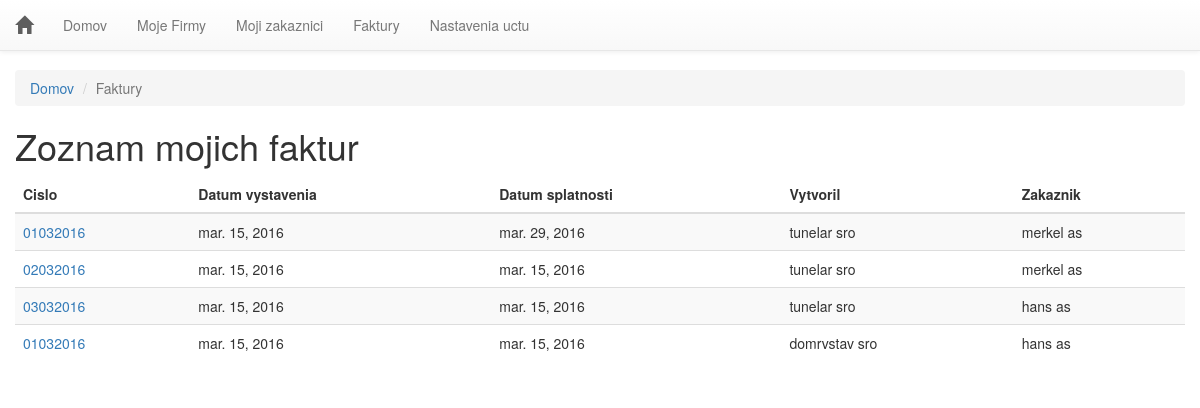
The page /faktury/ (signed in) on the database as committed earlier.
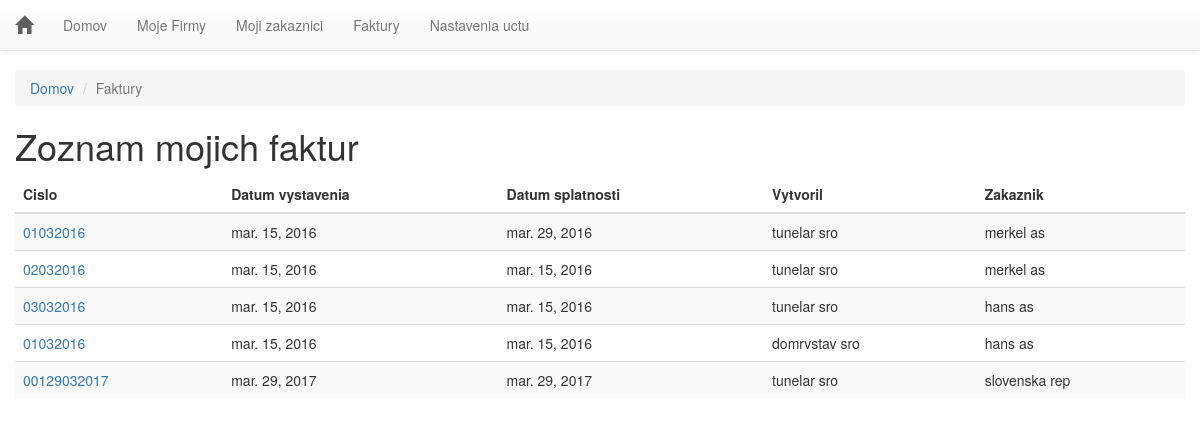
The same page on the database as committed later.
### invoice/models.py (models this page shows, shortened)
class Faktura(models.Model):
	id = models.AutoField(primary_key=True)
	db_uuid = models.UUIDField(unique=True, default=uuid.uuid4, editable=False)
	owner = models.ForeignKey(Login, blank=False)
	creator = models.ForeignKey(Firma, blank=False)
	created_for = models.ForeignKey(Zakaznik, blank=False)
	cislo_faktury = models.CharField(blank=False, max_length=150)
	datum_vystavenia = models.DateField(blank=False)
	datum_splatnosti = models.DateField(blank=False)
	datum_dodania = models.DateField(blank=False)
	konstantny_symbol = models.CharField(blank=False, max_length=150)
	doprava = models.CharField(blank=True, max_length=150)
	komentar = models.TextField(max_length=3000)

class Firma(models.Model):
	id = models.AutoField(primary_key=True)
	db_uuid = models.UUIDField(unique=True, default=uuid.uuid4, editable=False)
	creator = models.ForeignKey(Login, blank=False)
	nazov = models.CharField(blank=False, max_length=200)
	meno = models.CharField(blank=False, max_length=50)
	priezvisko = models.CharField(blank=False, max_length=50)
	ico = models.CharField(blank=False, max_length=50)
	dic = models.CharField(blank=False, max_length=50)
	banka = models.CharField(blank=False, max_length=100)
	alphanumeric = RegexValidator(r'^[0-9a-zA-Z]*$', 'Zadajte cislo vo formate IBAN')
	cislo_uctu = models.CharField(blank=False, max_length=24, validators=[alphanumeric])
	banky=(
		('', 'vyberte'),
		('SUBASKBX', 'Všeobecná úverová banka, a. s.'),
		('GIBASKBX', 'Slovenská sporiteľňa, a. s.'),
		('TATRSKBX', 'Tatra banka, a. s.'),
		('BREXSKBX', 'MBANK – BRE Bank SA, pobočka zahraničnej banky mBank v SR'),
		('UNCRSKBX', 'UniCredit Bank Czech Republic and Slovakia, a. s., pobočka zahr. banky'),
		('CEKOSKBX', 'ČSOB – Československá obchodná banka, a.s.'),
	)
	cislo_swift = models.CharField(max_length=8,choices=banky,default='', blank=False)
	platca_DPH = models.CharField(choices=[("platiDPH", "ano"),("neplatcaDPH", "nie")], max_length=11)
	telefon = models.CharField(max_length=50)
	adresa_ulica = models.CharField(max_length=200)
	adresa_mesto = models.CharField(max_length=90)
	adresa_PSC = models.CharField(max_length=20)
	def __str__(self):
		return self.nazov

class Zakaznik(models.Model):
	id = models.AutoField(primary_key=True)
	db_uuid = models.UUIDField(unique=True, default=uuid.uuid4, editable=False)
	owner = models.ForeignKey(Login, blank=False)
	creator = models.ForeignKey(Firma, blank=False)
	nazov = models.CharField(blank=True, max_length=200)
	meno = models.CharField(blank=True, max_length=50)
	cislo = models.CharField(blank=True, max_length=50)
	priezvisko = models.CharField(blank=True, max_length=50)
	adresa_ulica = models.CharField(max_length=200)
	adresa_mesto = models.CharField(max_length=90)
	adresa_psc = models.CharField(max_length=20)
	ico = models.CharField(blank=False, max_length=50)
	dic = models.CharField(blank=False, max_length=50)
	icdph = models.CharField(blank=False, max_length=50)
	banka = models.CharField(blank=False, max_length=100)
	cislo_uctu = models.CharField(blank=False, max_length=100)
	email = models.EmailField(blank=False)
	telefon = models.CharField(max_length=50)

### invoice/views.py (the view)
# urls.py: url(r'^faktury/$', views.faktury_all, name='faktury_all'),
@login_required(login_url='/logmein/')
def faktury_all(request):
	Fakturas_list = Faktura.objects.all()
	t = loader.get_template('invoice/faktury.html')
	c = Context({'Fakturas_list': Fakturas_list,})
	return HttpResponse(t.render(c))

### templates/invoice/faktury.html (shortened to what this page needs)
<!DOCTYPE html>
<html>
<head>
{% include "invoice/head.html" %}
</head>
<body>
{% include "invoice/nav.html" %}<div class="container-fluid">
 <ol class="breadcrumb">
  <li><a href="/">Domov</a></li>
  <li class="active">Faktury</li>
</ol>
<h1>Zoznam mojich faktur</h1>
{% if Fakturas_list %}
    <div class="table-responsive"><table class="table table-striped table-hover">
    <thead>
    <tr><th>Cislo</th><th>Datum vystavenia</th><th>Datum splatnosti</th><th>Vytvoril</th><th>Zakaznik</th></tr>
    </thead>
    <tbody>
    {% for b in Fakturas_list %}
        <tr><td><a href="{% url 'invoice:detail' b.id %}">{{ b.cislo_faktury }}</a></td>
        <td>{{b.datum_vystavenia}}</td>
        <td>{{b.datum_splatnosti}}</td>
        <td>{{ b.creator }}</td>
        <td>{{b.created_for.nazov}}</td>
        </tr>
    {% endfor %}
    </tbody>
</table></div>
{% else %}
    <p>Ziadne zaznamy.</p>
{% endif %}
</div>
</body>
</html>

Rows that differ between the two databases and show on the page:
added Faktura: cislo_faktury "00129032017", datum_vystavenia "mar. 29, 2017", datum_splatnosti "mar. 29, 2017", creator "tunelar sro", created_for.nazov "slovenska rep"
